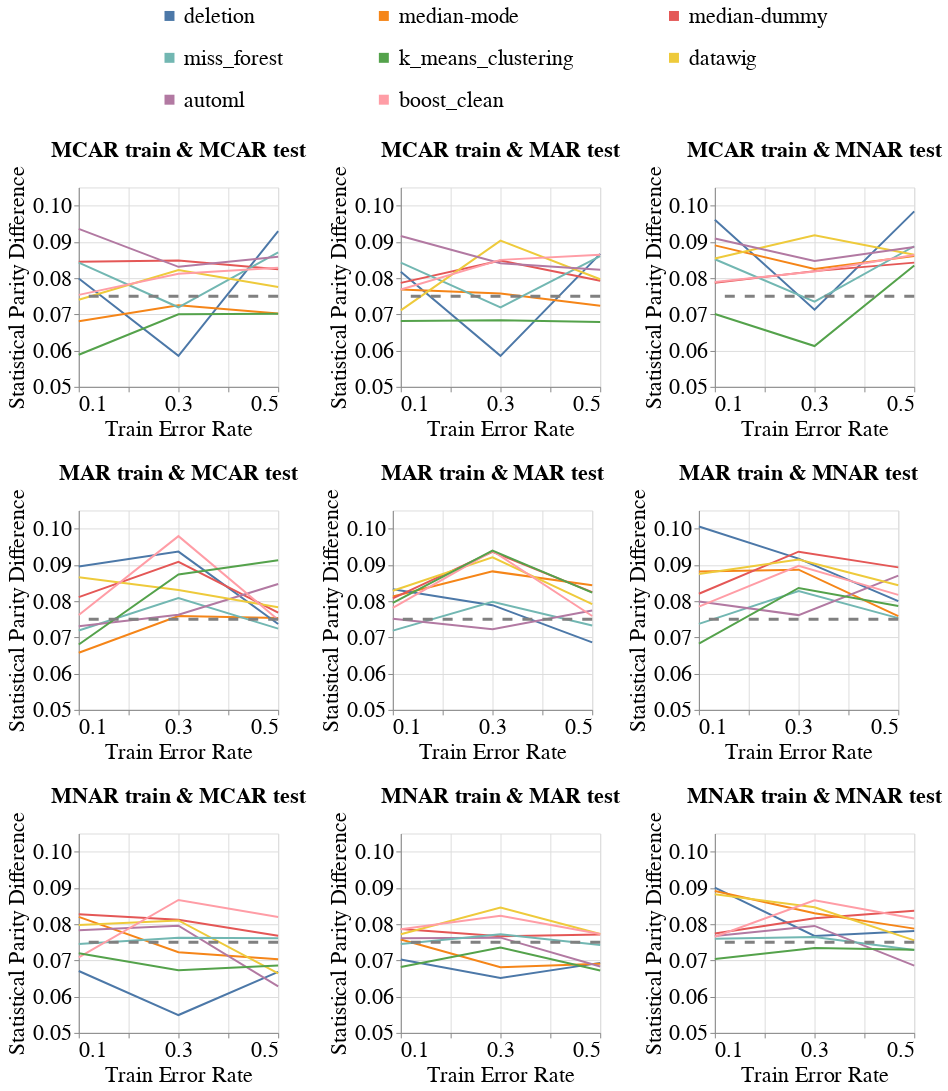

Notebook cell for this chart:
### Markdown cell above
### Disparity Metrics

### Code cell
create_exp2_line_bands_for_diff_imputers(dataset_name=DATASET_NAME,
                                         model_name='rf_clf',
                                         metric_name='Statistical_Parity_Difference',
                                         db_client=db_client,
                                         group=SENSITIVE_ATTR_FOR_DISPARITY_METRICS,
                                         with_band=False)

### Figure 1 — Vega-Lite specification as saved in the notebook (floating-point values rounded to 4 significant figures; data arrays with more than 128 entries replaced by an {"elided": "..."} marker saying what was removed)
{"config": {"view": {"continuousWidth": 400, "continuousHeight": 300}, "axis": {"labelFontSize": 22, "labelFontWeight": "normal", "titleFontSize": 22, "titleFontWeight": "normal"}, "legend": {"columns": 3, "direction": "horizontal", "labelFontSize": 22, "labelLimit": 400, "orient": "top", "symbolOffset": 80, "symbolStrokeWidth": 10, "titleAnchor": "middle", "titleFontSize": 22, "titleLimit": 300}, "title": {"fontSize": 22}}, "vconcat": [{"hconcat": [{"layer": [{"data": {"name": "data-61328fabd0ec37aba634372774322f07"}, "mark": "line", "encoding": {"color": {"field": "Null_Imputer_Name", "sort": ["deletion", "median-mode", "median-dummy", "miss_forest", "k_means_clustering", "datawig", "automl", "boost_clean"], "title": null, "type": "nominal"}, "x": {"axis": {"labelExpr": "(datum.value == 0.1) || (datum.value == 0.3) || (datum.value == 0.5) ? datum.label : ''"}, "field": "Train_Error_Rate", "scale": {"nice": false}, "title": "Train Error Rate", "type": "quantitative"}, "y": {"aggregate": "mean", "field": "Metric_Value", "scale": {"zero": false}, "title": "Statistical Parity Difference", "type": "quantitative"}}}, {"data": {"name": "data-bdab0d0c9f8927f4c2657870df6f5307"}, "mark": {"type": "rule", "strokeDash": [10, 10]}, "encoding": {"color": {"value": "grey"}, "size": {"value": 3}, "y": {"field": "Baseline_Mean", "type": "quantitative"}}}], "height": 200, "title": {"text": "MCAR train & MCAR test", "fontSize": 22}, "width": 200}, {"layer": [{"data": {"name": "data-be3904a73398b20243b8e19cf80f0f30"}, "mark": "line", "encoding": {"color": {"field": "Null_Imputer_Name", "sort": ["deletion", "median-mode", "median-dummy", "miss_forest", "k_means_clustering", "datawig", "automl", "boost_clean"], "title": null, "type": "nominal"}, "x": {"axis": {"labelExpr": "(datum.value == 0.1) || (datum.value == 0.3) || (datum.value == 0.5) ? datum.label : ''"}, "field": "Train_Error_Rate", "scale": {"nice": false}, "title": "Train Error Rate", "type": "quantitative"}, "y": {"aggregate": "mean", "field": "Metric_Value", "scale": {"zero": false}, "title": "Statistical Parity Difference", "type": "quantitative"}}}, {"data": {"name": "data-bdab0d0c9f8927f4c2657870df6f5307"}, "mark": {"type": "rule", "strokeDash": [10, 10]}, "encoding": {"color": {"value": "grey"}, "size": {"value": 3}, "y": {"field": "Baseline_Mean", "type": "quantitative"}}}], "height": 200, "title": {"text": "MCAR train & MAR test", "fontSize": 22}, "width": 200}, {"layer": [{"data": {"name": "data-ceb76207fd95365f56674a4b15e62667"}, "mark": "line", "encoding": {"color": {"field": "Null_Imputer_Name", "sort": ["deletion", "median-mode", "median-dummy", "miss_forest", "k_means_clustering", "datawig", "automl", "boost_clean"], "title": null, "type": "nominal"}, "x": {"axis": {"labelExpr": "(datum.value == 0.1) || (datum.value == 0.3) || (datum.value == 0.5) ? datum.label : ''"}, "field": "Train_Error_Rate", "scale": {"nice": false}, "title": "Train Error Rate", "type": "quantitative"}, "y": {"aggregate": "mean", "field": "Metric_Value", "scale": {"zero": false}, "title": "Statistical Parity Difference", "type": "quantitative"}}}, {"data": {"name": "data-bdab0d0c9f8927f4c2657870df6f5307"}, "mark": {"type": "rule", "strokeDash": [10, 10]}, "encoding": {"color": {"value": "grey"}, "size": {"value": 3}, "y": {"field": "Baseline_Mean", "type": "quantitative"}}}], "height": 200, "title": {"text": "MCAR train & MNAR test", "fontSize": 22}, "width": 200}], "resolve": {"scale": {"y": "shared"}}}, {"hconcat": [{"layer": [{"data": {"name": "data-d1b08851c26da31a70a87e4e01505949"}, "mark": "line", "encoding": {"color": {"field": "Null_Imputer_Name", "sort": ["deletion", "median-mode", "median-dummy", "miss_forest", "k_means_clustering", "datawig", "automl", "boost_clean"], "title": null, "type": "nominal"}, "x": {"axis": {"labelExpr": "(datum.value == 0.1) || (datum.value == 0.3) || (datum.value == 0.5) ? datum.label : ''"}, "field": "Train_Error_Rate", "scale": {"nice": false}, "title": "Train Error Rate", "type": "quantitative"}, "y": {"aggregate": "mean", "field": "Metric_Value", "scale": {"zero": false}, "title": "Statistical Parity Difference", "type": "quantitative"}}}, {"data": {"name": "data-bdab0d0c9f8927f4c2657870df6f5307"}, "mark": {"type": "rule", "strokeDash": [10, 10]}, "encoding": {"color": {"value": "grey"}, "size": {"value": 3}, "y": {"field": "Baseline_Mean", "type": "quantitative"}}}], "height": 200, "title": {"text": "MAR train & MCAR test", "fontSize": 22}, "width": 200}, {"layer": [{"data": {"name": "data-7d8a30beb6065a5f11add06689dd3833"}, "mark": "line", "encoding": {"color": {"field": "Null_Imputer_Name", "sort": ["deletion", "median-mode", "median-dummy", "miss_forest", "k_means_clustering", "datawig", "automl", "boost_clean"], "title": null, "type": "nominal"}, "x": {"axis": {"labelExpr": "(datum.value == 0.1) || (datum.value == 0.3) || (datum.value == 0.5) ? datum.label : ''"}, "field": "Train_Error_Rate", "scale": {"nice": false}, "title": "Train Error Rate", "type": "quantitative"}, "y": {"aggregate": "mean", "field": "Metric_Value", "scale": {"zero": false}, "title": "Statistical Parity Difference", "type": "quantitative"}}}, {"data": {"name": "data-bdab0d0c9f8927f4c2657870df6f5307"}, "mark": {"type": "rule", "strokeDash": [10, 10]}, "encoding": {"color": {"value": "grey"}, "size": {"value": 3}, "y": {"field": "Baseline_Mean", "type": "quantitative"}}}], "height": 200, "title": {"text": "MAR train & MAR test", "fontSize": 22}, "width": 200}, {"layer": [{"data": {"name": "data-a3c7cba16fad8133d4b05894d797deaf"}, "mark": "line", "encoding": {"color": {"field": "Null_Imputer_Name", "sort": ["deletion", "median-mode", "median-dummy", "miss_forest", "k_means_clustering", "datawig", "automl", "boost_clean"], "title": null, "type": "nominal"}, "x": {"axis": {"labelExpr": "(datum.value == 0.1) || (datum.value == 0.3) || (datum.value == 0.5) ? datum.label : ''"}, "field": "Train_Error_Rate", "scale": {"nice": false}, "title": "Train Error Rate", "type": "quantitative"}, "y": {"aggregate": "mean", "field": "Metric_Value", "scale": {"zero": false}, "title": "Statistical Parity Difference", "type": "quantitative"}}}, {"data": {"name": "data-bdab0d0c9f8927f4c2657870df6f5307"}, "mark": {"type": "rule", "strokeDash": [10, 10]}, "encoding": {"color": {"value": "grey"}, "size": {"value": 3}, "y": {"field": "Baseline_Mean", "type": "quantitative"}}}], "height": 200, "title": {"text": "MAR train & MNAR test", "fontSize": 22}, "width": 200}], "resolve": {"scale": {"y": "shared"}}}, {"hconcat": [{"layer": [{"data": {"name": "data-fe38fb89688443222945933e4bd837d3"}, "mark": "line", "encoding": {"color": {"field": "Null_Imputer_Name", "sort": ["deletion", "median-mode", "median-dummy", "miss_forest", "k_means_clustering", "datawig", "automl", "boost_clean"], "title": null, "type": "nominal"}, "x": {"axis": {"labelExpr": "(datum.value == 0.1) || (datum.value == 0.3) || (datum.value == 0.5) ? datum.label : ''"}, "field": "Train_Error_Rate", "scale": {"nice": false}, "title": "Train Error Rate", "type": "quantitative"}, "y": {"aggregate": "mean", "field": "Metric_Value", "scale": {"zero": false}, "title": "Statistical Parity Difference", "type": "quantitative"}}}, {"data": {"name": "data-bdab0d0c9f8927f4c2657870df6f5307"}, "mark": {"type": "rule", "strokeDash": [10, 10]}, "encoding": {"color": {"value": "grey"}, "size": {"value": 3}, "y": {"field": "Baseline_Mean", "type": "quantitative"}}}], "height": 200, "title": {"text": "MNAR train & MCAR test", "fontSize": 22}, "width": 200}, {"layer": [{"data": {"name": "data-3f70415e02aaf66fed5bdd01af6ee6c3"}, "mark": "line", "encoding": {"color": {"field": "Null_Imputer_Name", "sort": ["deletion", "median-mode", "median-dummy", "miss_forest", "k_means_clustering", "datawig", "automl", "boost_clean"], "title": null, "type": "nominal"}, "x": {"axis": {"labelExpr": "(datum.value == 0.1) || (datum.value == 0.3) || (datum.value == 0.5) ? datum.label : ''"}, "field": "Train_Error_Rate", "scale": {"nice": false}, "title": "Train Error Rate", "type": "quantitative"}, "y": {"aggregate": "mean", "field": "Metric_Value", "scale": {"zero": false}, "title": "Statistical Parity Difference", "type": "quantitative"}}}, {"data": {"name": "data-bdab0d0c9f8927f4c2657870df6f5307"}, "mark": {"type": "rule", "strokeDash": [10, 10]}, "encoding": {"color": {"value": "grey"}, "size": {"value": 3}, "y": {"field": "Baseline_Mean", "type": "quantitative"}}}], "height": 200, "title": {"text": "MNAR train & MAR test", "fontSize": 22}, "width": 200}, {"layer": [{"data": {"name": "data-329a23febc0d607ec0763387416ae155"}, "mark": "line", "encoding": {"color": {"field": "Null_Imputer_Name", "sort": ["deletion", "median-mode", "median-dummy", "miss_forest", "k_means_clustering", "datawig", "automl", "boost_clean"], "title": null, "type": "nominal"}, "x": {"axis": {"labelExpr": "(datum.value == 0.1) || (datum.value == 0.3) || (datum.value == 0.5) ? datum.label : ''"}, "field": "Train_Error_Rate", "scale": {"nice": false}, "title": "Train Error Rate", "type": "quantitative"}, "y": {"aggregate": "mean", "field": "Metric_Value", "scale": {"zero": false}, "title": "Statistical Parity Difference", "type": "quantitative"}}}, {"data": {"name": "data-bdab0d0c9f8927f4c2657870df6f5307"}, "mark": {"type": "rule", "strokeDash": [10, 10]}, "encoding": {"color": {"value": "grey"}, "size": {"value": 3}, "y": {"field": "Baseline_Mean", "type": "quantitative"}}}], "height": 200, "title": {"text": "MNAR train & MNAR test", "fontSize": 22}, "width": 200}], "resolve": {"scale": {"y": "shared"}}}], "resolve": {"scale": {"y": "shared"}}, "$schema": "https://vega.github.io/schema/vega-lite/v4.17.0.json", "datasets": {"data-61328fabd0ec37aba634372774322f07": {"elided": "144 records"}, "data-bdab0d0c9f8927f4c2657870df6f5307": [{"Baseline_Mean": 0.07502}], "data-be3904a73398b20243b8e19cf80f0f30": {"elided": "144 records"}, "data-ceb76207fd95365f56674a4b15e62667": {"elided": "144 records"}, "data-d1b08851c26da31a70a87e4e01505949": {"elided": "144 records"}, "data-7d8a30beb6065a5f11add06689dd3833": {"elided": "144 records"}, "data-a3c7cba16fad8133d4b05894d797deaf": {"elided": "144 records"}, "data-fe38fb89688443222945933e4bd837d3": {"elided": "144 records"}, "data-3f70415e02aaf66fed5bdd01af6ee6c3": {"elided": "144 records"}, "data-329a23febc0d607ec0763387416ae155": {"elided": "144 records"}}}
